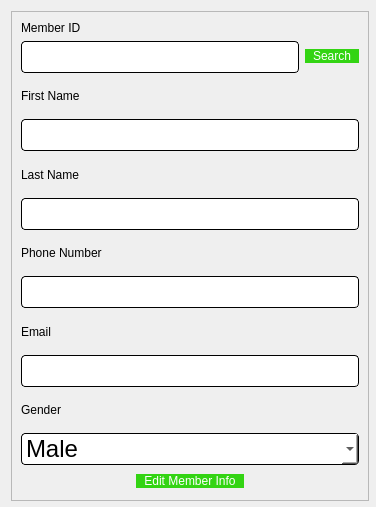
<?xml version="1.0" encoding="UTF-8"?>
<ui version="4.0">
 <class>editMember</class>
 <widget class="QDialog" name="editMember">
  <property name="geometry">
   <rect>
    <x>0</x>
    <y>0</y>
    <width>376</width>
    <height>507</height>
   </rect>
  </property>
  <property name="windowTitle">
   <string>Dialog</string>
  </property>
  <widget class="QFrame" name="frame">
   <property name="geometry">
    <rect>
     <x>11</x>
     <y>11</y>
     <width>358</width>
     <height>490</height>
    </rect>
   </property>
   <property name="frameShape">
    <enum>QFrame::StyledPanel</enum>
   </property>
   <property name="frameShadow">
    <enum>QFrame::Raised</enum>
   </property>
   <layout class="QVBoxLayout" name="verticalLayout_4">
    <item>
     <layout class="QHBoxLayout" name="horizontalLayout">
      <item>
       <layout class="QVBoxLayout" name="verticalLayout_2">
        <item>
         <widget class="QLabel" name="label_11">
          <property name="styleSheet">
           <string notr="true">font: 10pt &quot;Comic Sans MS&quot;;
color: rgb(0, 0, 0);</string>
          </property>
          <property name="text">
           <string>Member ID</string>
          </property>
         </widget>
        </item>
        <item>
         <widget class="QLineEdit" name="ID">
          <property name="styleSheet">
           <string notr="true">QLineEdit{
	background-color: rgb(255, 255, 255);
	 border: 1px  solid;
     border-radius: 4px;
	font: 24px
}</string>
          </property>
         </widget>
        </item>
       </layout>
      </item>
      <item>
       <layout class="QVBoxLayout" name="verticalLayout_3">
        <item>
         <spacer name="verticalSpacer">
          <property name="orientation">
           <enum>Qt::Vertical</enum>
          </property>
          <property name="sizeType">
           <enum>QSizePolicy::Fixed</enum>
          </property>
          <property name="sizeHint" stdset="0">
           <size>
            <width>20</width>
            <height>18</height>
           </size>
          </property>
         </spacer>
        </item>
        <item>
         <widget class="QPushButton" name="searchMemberBtn">
          <property name="styleSheet">
           <string notr="true">QPushButton{
color: rgb(255, 255, 255);
font: 10pt &quot;Comic Sans MS&quot;;
border-radius:8px;
padding : 0 8px;
background: #33D413;
border -radius:10px;
}
QPushButton:hover:!pressed

{
background:#4f85e2;
}
QToolButton
{

border-radius:10px;
bacground:red;
color:red;
}

QPushButton:pressed
{
              font-size: 19px;
              transition: 0.9s; 
}</string>
          </property>
          <property name="text">
           <string>Search</string>
          </property>
         </widget>
        </item>
       </layout>
      </item>
     </layout>
    </item>
    <item>
     <layout class="QVBoxLayout" name="verticalLayout">
      <item>
       <widget class="QLabel" name="label_6">
        <property name="styleSheet">
         <string notr="true">font: 10pt &quot;Comic Sans MS&quot;;
color: rgb(0, 0, 0);</string>
        </property>
        <property name="text">
         <string>First Name</string>
        </property>
       </widget>
      </item>
      <item>
       <widget class="QLineEdit" name="firstName">
        <property name="styleSheet">
         <string notr="true">QLineEdit{
	background-color: rgb(255, 255, 255);
	 border: 1px  solid;
     border-radius: 4px;
	font: 24px
}</string>
        </property>
       </widget>
      </item>
     </layout>
    </item>
    <item>
     <layout class="QVBoxLayout" name="verticalLayout_10">
      <item>
       <widget class="QLabel" name="label_10">
        <property name="styleSheet">
         <string notr="true">font: 10pt &quot;Comic Sans MS&quot;;
color: rgb(0, 0, 0);</string>
        </property>
        <property name="text">
         <string>Last Name </string>
        </property>
       </widget>
      </item>
      <item>
       <widget class="QLineEdit" name="lastName">
        <property name="styleSheet">
         <string notr="true">QLineEdit{
	background-color: rgb(255, 255, 255);
	 border: 1px  solid;
     border-radius: 4px;
	font: 24px
}</string>
        </property>
       </widget>
      </item>
     </layout>
    </item>
    <item>
     <layout class="QVBoxLayout" name="verticalLayout_7">
      <item>
       <widget class="QLabel" name="label_7">
        <property name="styleSheet">
         <string notr="true">font: 10pt &quot;Comic Sans MS&quot;;
color: rgb(0, 0, 0);</string>
        </property>
        <property name="text">
         <string>Phone Number</string>
        </property>
       </widget>
      </item>
      <item>
       <widget class="QLineEdit" name="phone">
        <property name="styleSheet">
         <string notr="true">QLineEdit{
	background-color: rgb(255, 255, 255);
	 border: 1px  solid;
     border-radius: 4px;
	font: 24px
}</string>
        </property>
       </widget>
      </item>
     </layout>
    </item>
    <item>
     <layout class="QVBoxLayout" name="verticalLayout_8">
      <item>
       <widget class="QLabel" name="label_8">
        <property name="styleSheet">
         <string notr="true">font: 10pt &quot;Comic Sans MS&quot;;
color: rgb(0, 0, 0);</string>
        </property>
        <property name="text">
         <string>Email </string>
        </property>
       </widget>
      </item>
      <item>
       <widget class="QLineEdit" name="mail">
        <property name="styleSheet">
         <string notr="true">QLineEdit{
	background-color: rgb(255, 255, 255);
	 border: 1px  solid;
     border-radius: 4px;
	font: 24px
}</string>
        </property>
       </widget>
      </item>
     </layout>
    </item>
    <item>
     <layout class="QVBoxLayout" name="verticalLayout_9">
      <item>
       <widget class="QLabel" name="label_9">
        <property name="styleSheet">
         <string notr="true">font: 10pt &quot;Comic Sans MS&quot;;
color: rgb(0, 0, 0);</string>
        </property>
        <property name="text">
         <string>Gender</string>
        </property>
       </widget>
      </item>
      <item>
       <widget class="QComboBox" name="gender">
        <property name="styleSheet">
         <string notr="true">QComboBox{
	background-color: rgb(255, 255, 255);
	 border: 1px  solid;
     border-radius: 4px;
	font: 24px
}</string>
        </property>
        <item>
         <property name="text">
          <string>Male</string>
         </property>
        </item>
        <item>
         <property name="text">
          <string>Female</string>
         </property>
        </item>
       </widget>
      </item>
     </layout>
    </item>
    <item>
     <layout class="QHBoxLayout" name="horizontalLayout_2">
      <item>
       <spacer name="horizontalSpacer">
        <property name="orientation">
         <enum>Qt::Horizontal</enum>
        </property>
        <property name="sizeHint" stdset="0">
         <size>
          <width>78</width>
          <height>20</height>
         </size>
        </property>
       </spacer>
      </item>
      <item>
       <widget class="QPushButton" name="editMemberBtn">
        <property name="styleSheet">
         <string notr="true">QPushButton{
color: rgb(255, 255, 255);
font: 10pt &quot;Comic Sans MS&quot;;
border-radius:8px;
padding : 0 8px;
background: #33D413;
border -radius:10px;
}
QPushButton:hover:!pressed

{
background:#4f85e2;
}
QToolButton
{

border-radius:10px;
bacground:red;
color:red;
}

QPushButton:pressed
{
              font-size: 19px;
              transition: 0.9s; 
}</string>
        </property>
        <property name="text">
         <string>Edit Member Info</string>
        </property>
       </widget>
      </item>
      <item>
       <spacer name="horizontalSpacer_2">
        <property name="orientation">
         <enum>Qt::Horizontal</enum>
        </property>
        <property name="sizeHint" stdset="0">
         <size>
          <width>78</width>
          <height>20</height>
         </size>
        </property>
       </spacer>
      </item>
     </layout>
    </item>
   </layout>
  </widget>
 </widget>
 <resources/>
 <connections/>
</ui>
